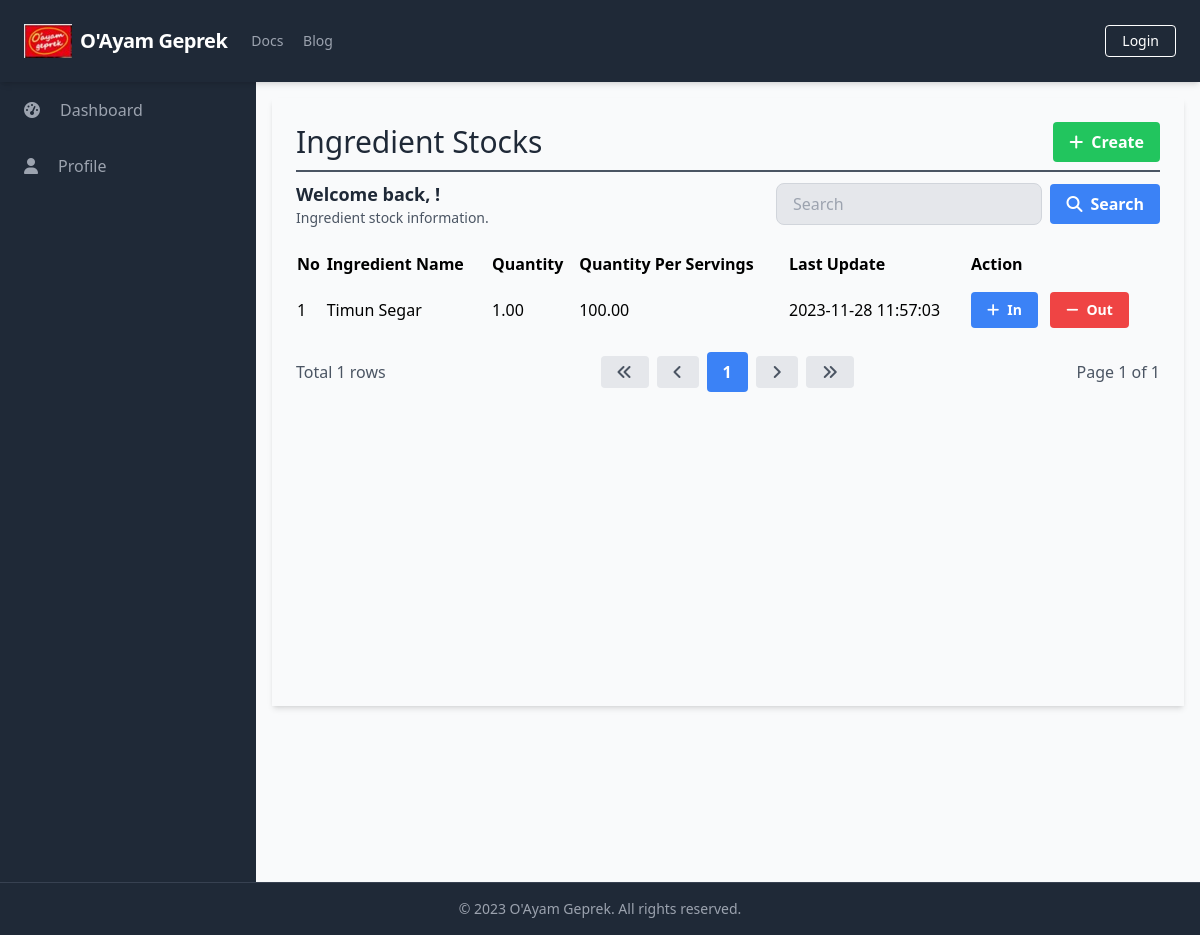
The app's page /manage_ingredient_stocks/manage_ingredient_stocks_list.php, older data.
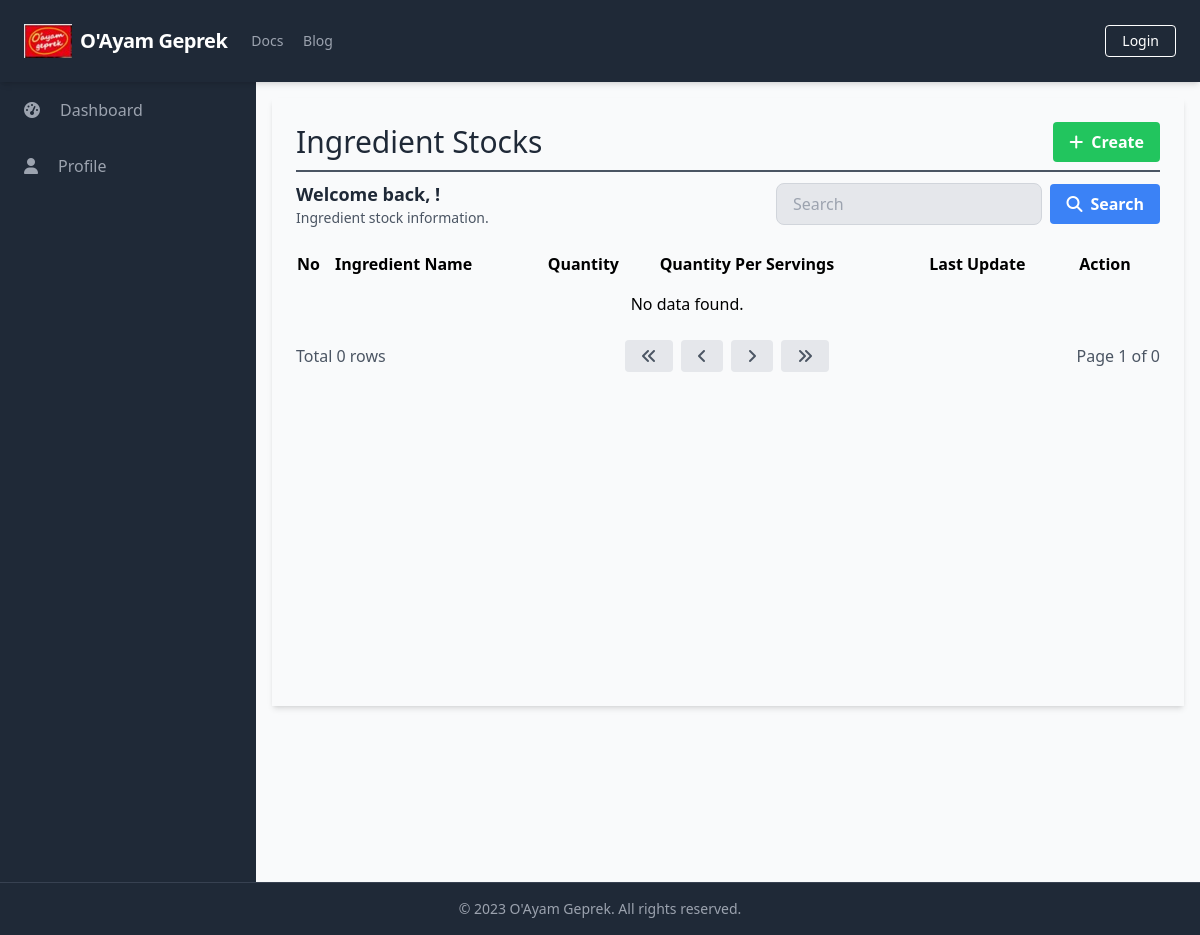
The same page, newer data.
### tables this page shows
CREATE TABLE `IngredientStocks` (
  `StockID` int(11) NOT NULL,
  `IngredientID` int(11) NOT NULL,
  `Quantity` decimal(10,2) NOT NULL,
  `QuantityPerServings` decimal(10,2) NOT NULL,
  `LastUpdateStock` timestamp NOT NULL DEFAULT current_timestamp()
);

CREATE TABLE `Ingredients` (
  `IngredientID` int(11) NOT NULL,
  `IngredientName` varchar(255) NOT NULL,
  `PurchasePrice` decimal(10,2) NOT NULL,
  `QuantityPerPurchase` decimal(10,2) NOT NULL,
  `ServingsPerIngredient` int(11) NOT NULL,
  `HoldingCost` tinyint(1) NOT NULL,
  `HoldingCostPrice` decimal(10,2) DEFAULT NULL,
  `ShelfLife` int(11) DEFAULT NULL,
  `SupplierName` varchar(255) DEFAULT NULL,
  `Description` text DEFAULT NULL,
  `MinimumStock` int(11) DEFAULT NULL,
  `StorageLocation` varchar(50) DEFAULT NULL,
  `PurchaseUnit` varchar(50) NOT NULL,
  `UsagePerDay` decimal(10,2) DEFAULT NULL,
  `UsagePerMonth` decimal(10,2) DEFAULT NULL,
  `OrderCost` decimal(10,2) DEFAULT NULL,
  `HoldingCostPercentage` decimal(5,2) DEFAULT NULL
);

### database/connection.php (called while the page is built, shortened)
<?php
$baseUrl = "http://localhost/final_project_yayuk_2023/";

### public/manage_ingredient_stocks/manage_ingredient_stocks_list.php (the view, shortened to what the changed rows need)
<?php
require_once('../../database/connection.php');
?>
<?php include_once('../components/header.php'); ?>
<div class="h-screen flex flex-col">
    <div class="flex-grow bg-gray-50 flex flex-row shadow-md">
        <main class=" bg-gray-50 flex flex-col flex-1 overflow-y-scroll h-screen flex-shrink-0 sc-hide pb-40">
            <div class="flex items-start justify-start p-6 shadow-md m-4 flex-1 flex-col">
                <div class="flex flex-row justify-between items-center w-full border-b-2 border-gray-600 mb-2 pb-2">
                    <h1 class="text-3xl text-gray-800 font-semibol w-full">Ingredient Stocks</h1>
                </div>
                <div class="flex flex-col w-full">
                    <div class="flex flex-row justify-between items-center w-full mb-2 pb-2">
                        <div>
                            <h2 class="text-lg text-gray-800 font-semibold">Welcome back, <?php echo $_SESSION['FullName']; ?>!</h2>
                        </div>
                    </div>
                    <table class="min-w-full">
                        <thead>
                            <tr>
                                <th class="text-left py-2">No</th>
                                <th class="text-left py-2">Ingredient Name</th>
                                <th class="text-left py-2">Quantity</th>
                                <th class="text-left py-2">Quantity Per Servings</th>
                                <th class="text-left py-2">Last Update</th>
                                <th class="text-left py-2">Action</th>
                            </tr>
                        </thead>
                        <tbody>
                            <?php
                            $searchTerm = isset($_GET['search']) ? $_GET['search'] : '';
                            $page = isset($_GET['page']) ? $_GET['page'] : 1;
                            $query = "SELECT IngStk.StockID, IngStk.IngredientID, IngStk.Quantity, IngStk.QuantityPerServings, IngStk.LastUpdateStock, I.IngredientName
                                FROM IngredientStocks IngStk
                                INNER JOIN Ingredients I ON IngStk.IngredientID = I.IngredientID
                                WHERE I.IngredientName LIKE '%$searchTerm%'
                                LIMIT 15 OFFSET " . ($page - 1) * 15;
                            $result = $conn->query($query);
                            $queryCount = "SELECT COUNT(*) AS count
                                FROM IngredientStocks IngStk
                                INNER JOIN Ingredients I ON IngStk.IngredientID = I.IngredientID
                                WHERE I.IngredientName LIKE '%$searchTerm%'";
                            $resultCount = $conn->query($queryCount);
                            $rowCount = $resultCount->fetch_assoc()['count'];
                            $totalPage = ceil($rowCount / 15);
                            $no = 1;
                            while ($row = $result->fetch_assoc()) {
                            ?>
                                <tr>
                                    <td class="py-2"><?php echo $no++; ?></td>
                                    <td class="py-2"><?php echo $row['IngredientName']; ?></td>
                                    <td class="py-2"><?php echo $row['Quantity']; ?></td>
                                    <td class="py-2"><?php echo $row['QuantityPerServings']; ?></td>
                                    <td class="py-2"><?php echo $row['LastUpdateStock']; ?></td>
                                    <td class='py-2'>
                                        <a href="<?php echo $baseUrl; ?>public/manage_ingredient_stocks/in.php?id=<?php echo $row['StockID']; ?>" class='bg-blue-500 hover-bg-blue-700 text-white font-bold py-2 px-4 rounded inline-flex items-center mr-2 text-sm'>
                                            <i class='fas fa-plus mr-2'></i>
                                            <span>In</span>
                                        </a>
                                        <a href="<?php echo $baseUrl; ?>public/manage_ingredient_stocks/out.php?id=<?php echo $row['StockID']; ?>" class='bg-red-500 hover-bg-red-700 text-white font-bold py-2 px-4 rounded inline-flex items-center text-sm'>
                                            <i class='fas fa-minus mr-2'></i>
                                            <span>Out</span>
                                        </a>
                                    </td>
                                </tr>
                            <?php
                            }
                            if ($result->num_rows === 0) {
                            ?>
                                <tr>
                                    <td colspan="5" class="py-2 text-center">No data found.</td>
                                </tr>
                            <?php
                            }
                            ?>
                        </tbody>
                    </table>
                    <div class="flex flex-row justify-between items-center w-full mt-4">
                        <div class="flex flex-row justify-start items-center">
                            <span class="text-gray-600">Total <?php echo $rowCount; ?> rows</span>
                        </div>
                        <div class="flex flex-row justify-end items-center space-x-2">
                            <a href="?page=1&search=<?php echo $searchTerm; ?>" class="bg-gray-200 hover-bg-gray-300 text-gray-600 font-bold py-2 px-4 rounded inline-flex items-center">
                                <i class="fas fa-angle-double-left"></i>
                            </a>
                            <a href="?page=<?php if ($page == 1) {
                                                echo $page;
                                            } else {
                                                echo $page - 1;
                                            } ?>&search=<?php echo $searchTerm; ?>" class="bg-gray-200 hover-bg-gray-300 text-gray-600 font-bold py-2 px-4 rounded inline-flex items-center">
                                <i class="fas fa-angle-left"></i>
                            </a>
                            <?php
                            $startPage = $page - 2;
                            $endPage = $page + 2;
                            if ($startPage < 1) {
                                $endPage += abs($startPage) + 1;
                                $startPage = 1;
                            }
                            if ($endPage > $totalPage) {
                                $startPage -= $endPage - $totalPage;
                                $endPage = $totalPage;
                            }
                            if ($startPage < 1) {
                                $startPage = 1;
                            }
                            for ($i = $startPage; $i <= $endPage; $i++) {
                                if ($i == $page) {
                                    echo "<a href='?page=$i&search=$searchTerm' class='bg-blue-500 hover-bg-blue-700 text-white font-bold py-2 px-4 rounded inline-flex items-center'>$i</a>";
                                } else {
                                    echo "<a href='?page=$i&search=$searchTerm' class='bg-gray-200 hover-bg-gray-300 text-gray-600 font-bold py-2 px-4 rounded inline-flex items-center'>$i</a>";
                                }
                            }
                            ?>
                            <a href="?page=<?php if ($page == $totalPage) {
                                                echo $page;
                                            } else {
                                                echo $page + 1;
                                            } ?>&search=<?php echo $searchTerm; ?>" class="bg-gray-200 hover-bg-gray-300 text-gray-600 font-bold py-2 px-4 rounded inline-flex items-center">
                                <i class="fas fa-angle-right"></i>
                            </a>
                            <a href="?page=<?php echo $totalPage; ?>&search=<?php echo $searchTerm; ?>" class="bg-gray-200 hover-bg-gray-300 text-gray-600 font-bold py-2 px-4 rounded inline-flex items-center">
                                <i class="fas fa-angle-double-right"></i>
                            </a>
                        </div>
                        <div class="flex flex-row justify-end items-center ml-2">
                            <span class="text-gray-600">Page <?php echo $page; ?> of <?php echo $totalPage; ?></span>
                        </div>
                    </div>
                </div>
        </main>
    </div>
</div>
</body>
</html>

Row changes from the older to the newer data that the page shows:
removed ingredientstocks: IngredientID.IngredientName "Timun Segar", Quantity "1.00", QuantityPerServings "100.00", LastUpdateStock "2023-11-28 11:57:03"
Text that changed along with them:
$rowCount: "1" → "0"
$totalPage: "1" → "0"
text now shown: "No data found."
list line gone: "1"
